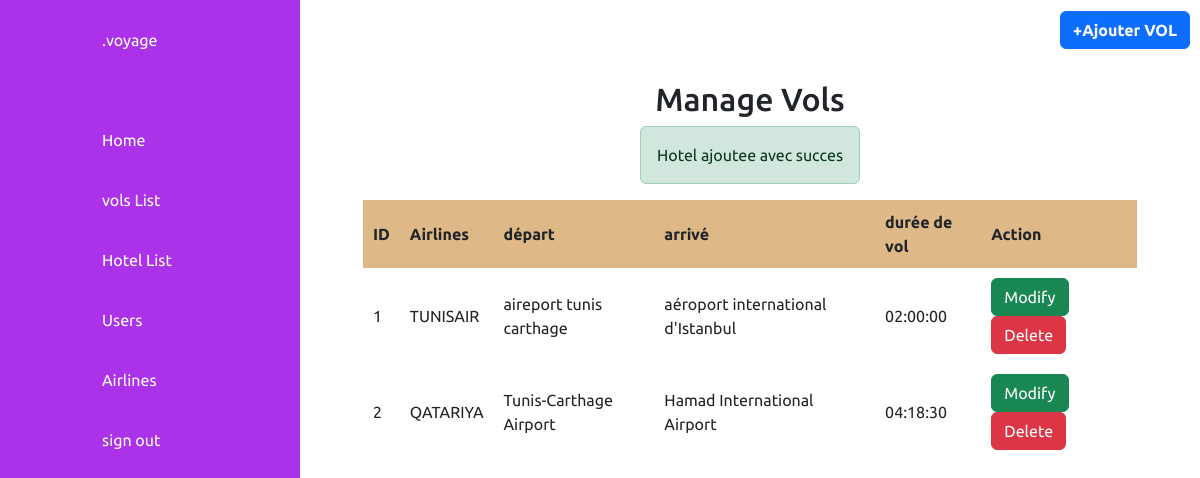
Page /vols_list.php?ajout=ok on the committed database.
### tables this page shows
CREATE TABLE `vols` (
  `id_vol` int(11) NOT NULL,
  `airline` varchar(255) NOT NULL,
  `depart` varchar(255) NOT NULL,
  `arrive` varchar(255) NOT NULL,
  `date de depart` date NOT NULL,
  `heure de depart` time NOT NULL,
  `durée de vol` time NOT NULL,
  `classe` varchar(255) NOT NULL,
  `Tarif` double NOT NULL
);

### functions.php (called while the page is built, shortened)
<?php
function connect(){
    $conn = new mysqli('localhost', 'root', '', 'agence_de_voyage');
    return $conn;
}
  function getvols(){
    $conn=connect();
    $requette= "SELECT* FROM vols ";
    $resultat = $conn->query($requette);
    $vol = $resultat->fetch_all();
    return $vol;
    }

### vols_list.php (the view, shortened to what this page needs)
<?php
include("functions.php");
$vols = getvols();
?>
<!DOCTYPE html>
<html lang="en">
<head>
    <link rel="stylesheet" href="style.css">
    <link rel="stylesheet" href="table_style.css">
    <link href="https://cdn.jsdelivr.net/npm/bootstrap@5.3.3/dist/css/bootstrap.min.css" rel="stylesheet">
</head>
<body>
    <div class="container-fluid p-0">
    <?php
include('template/nav_bar.php');
?>
        <div class="main">
            <div class="topbar">
                <div class="toggle">
                </div>
                <div class="button">
                    <button class="btn btn-primary" data-bs-toggle="modal" data-bs-target="#ajoutModal"><strong>+Ajouter VOL</strong></button>
                </div>
            </div>
            <div class="table-container">
                <h2>Manage Vols</h2>
                <?php
                if (isset($_GET['ajout']) && $_GET['ajout'] == "ok") {
                    print '
    <div class="alert alert-success">
        Hotel ajoutee avec succes
    </div>';
                }
                ?>
                <table>
                    <thead>
                        <tr>
                            <th>ID</th>
                            <th>Airlines</th>
                            <th>départ</th>
                            <th>arrivé</th>
                            <th>durée de vol</th>
                            <th>Action</th>
                        </tr>
                    </thead>
                    <tbody>
                        <?php
                        foreach ($vols as $i => $vol) {
                            $i++;
                            echo '<tr>
                         <td>' . $i . '</td>
                         <td>' . $vol[1] . '</td>
                         <td>' . $vol[2] . '</td>
                         <td>' . $vol[3] . '</td>
                         <td>' . $vol[6] . '</td>
                         <td>
                         <button data-bs-toggle="modal" data-bs-target="#modifModal" class="btn btn-success">Modify</button>
                         <a href="suppvol.php?idv=' . $vol['0'] . '">
                             <button class="btn btn-danger">Delete</button>
                             </a>
                         </td>
                     </tr>';
                        }
                        ?>
                    </tbody>
                </table>
            </div>
        </div>
    </div>
</body>
</html>

### template/nav_bar.php
<div class="navigation">
    <ul>
        <li>
            <a href="#">
                <span class="icon"></span>
                <span class="title">.voyage</span>
            </a>
        </li>
        <li>
            <a href="home.php">
                <span class="icon"><ion-icon name="grid-outline"></ion-icon></span>
                <span class="title">Home</span>
            </a>
        </li>
        <li>
            <a href="vols_list.php">
                <span class="icon"><ion-icon name="airplane-outline"></ion-icon></span>
                <span class="title">vols List</span>
            </a>
        </li>
        <li>
            <a href="hotel_list.php">
                <span class="icon"><ion-icon name="home-outline"></ion-icon></span>
                <span class="title">Hotel List</span>
            </a>
        </li>
        <li>
            <a href="users.php">
                <span class="icon"><ion-icon name="people-outline"></ion-icon></span>
                <span class="title">Users</span>
            </a>
        </li>
        <li>
            <a href="airlines_list.php">
                <span class="icon"><ion-icon name="airplane-outline"></ion-icon></span>
                <span class="title">Airlines</span>
            </a>
        </li>
        <li>
            <a href="sign_out.php">
                <span class="icon"><ion-icon name="log-out-outline"></ion-icon></span>
                <span class="title">sign out</span>
            </a>
        </li>
    </ul>
</div>

### style.css (style rules this page uses)
* { font-family: "Ubuntu", sans-serif; margin: 0; padding: 0; box-sizing: border-box; }
:root { --red: #9f12e6dc; --white: #fff; --gray: #f5f5f5; --black1: #222; --black2: #999; }
body { min-height: 100vh; overflow-x: hidden; margin: ""; }
.navigation { position: fixed; width: 300px; height: 100%; background: var(--red); border-left: 10px solid var(--blue); transition: 0.5s; overflow: hidden; margin: 0; }
.navigation ul { position: absolute; top: 0; left: 0; width: 100%; }
.navigation ul li { position: relative; width: 100%; list-style: none; border-top-left-radius: 30px; border-bottom-left-radius: 30px; }
.navigation ul li:nth-child(1) { margin-bottom: 40px; pointer-events: none; }
.navigation ul li a { position: relative; display: flex; text-decoration: none; color: var(--white); }
.navigation ul li a .icon { display: block; min-width: 60px; height: 60px; line-height: 60px; text-align: center; }
.navigation ul li a .title { display: block; padding: 10px; height: 60px; line-height: 60px; white-space: nowrap; }
.main { position: absolute; width: calc(100% - 300px); left: 300px; min-height: 100vh; background: var(--white); transition: 0.5s; }
.topbar { width: 100%; height: 60px; display: flex; justify-content: space-between; align-items: center; padding: 0 10px; }
.toggle { position: relative; width: 60px; height: 60px; display: flex; justify-content: center; align-items: center; font-size: 2.5rem; cursor: pointer; }

### table_style.css (style rules this page uses)
.table-container { display: flex; flex-direction: column; align-items: center; overflow-x: auto; margin: 20px; }
table { width: 90%; border-collapse: collapse; }
th,td { padding: 10px; border: 1px solid #ddd; }
th { background-color:burlywood; }

### rows in the picture
vols: airline "TUNISAIR", depart "aireport tunis carthage", arrive "aéroport international d'Istanbul", durée de vol "02:00:00"
vols: airline "QATARIYA", depart "Tunis-Carthage Airport", arrive "Hamad International Airport", durée de vol "04:18:30"
